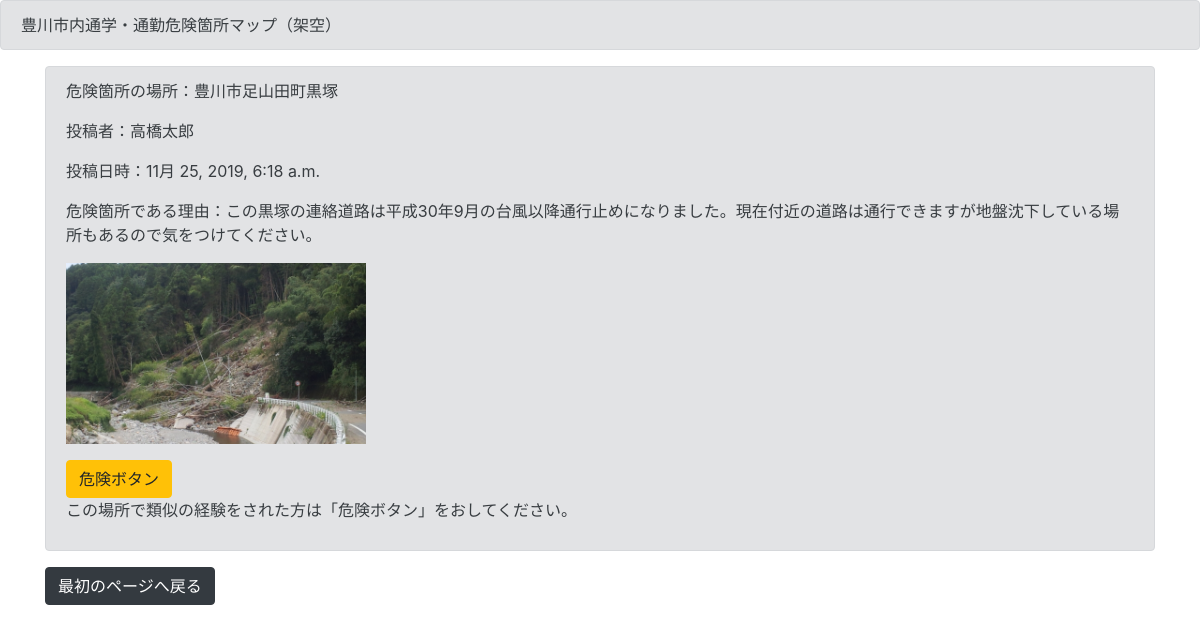
The app's page /detail/2 with its own data.
### djangoapp/models.py (models this page shows, shortened)
class BoardModel(models.Model):
    title = models.CharField(verbose_name='危険箇所の場所', max_length=50)
    content = models.TextField(verbose_name='危険箇所である理由', max_length=100)
    author = models.CharField(verbose_name='投稿者', max_length=50)
    images = models.ImageField(verbose_name='画像', upload_to='')
    dangerous = models.IntegerField(verbose_name='危険度', null=True, blank=True, default=0)
    published_date = models.DateTimeField(verbose_name='投稿日',blank=True, null=True)
    class Meta:
        verbose_name = '豊川市内危険箇所一覧'
        verbose_name_plural = '豊川市内危険箇所一覧'
        ordering = ['-dangerous']

### djangoapp/views.py (the view)
# urls.py: path('detail/<int:pk>', detailfunc, name='detail'),
def detailfunc(request, pk):
    object = BoardModel.objects.get(pk=pk)
    return render(request, 'detail.html', {'object':object})

### templates/detail.html (shortened to what this page needs)
{% extends 'base.html' %}
{% block header %}
    <div class="alert alert-secondary" role="alert">
    豊川市内通学・通勤危険箇所マップ（架空）
    </div>
{% endblock header %}
{% block content %}
<div class='container'>
<div class="alert alert-secondary" role="alert">
<p>危険箇所の場所：{{object.title}}</p>
<p>投稿者：{{object.author}}</p><p>投稿日時：{{ object.published_date }}</p>
<p>危険箇所である理由：{{object.content}}</p>
<p><img src="{{object.images.url}}" width=300></p>
<a href="{% url 'dangerous' object.pk %}" class="btn btn-warning" role="button" aria-pressed="true" onclick="window.location.reload();">危険ボタン</a>
<p>この場所で類似の経験をされた方は「危険ボタン」をおしてください。</p>
</div>
<a href="{% url 'index' %}" class="btn btn-dark" role="button" aria-pressed="true" onclick="window.location.reload();">最初のページへ戻る</a>
</div><br>
{% endblock content %}

### records on screen
BoardModel: title "豊川市足山田町黒塚", author "高橋太郎", published_date "11月 25, 2019, 6:18 a.m.", content "この黒塚の連絡道路は平成30年9月の台風以降通行止めになりました。現在付近の道路は通行できますが地盤沈下している場所もあるので気をつけてください。", images (picture)
